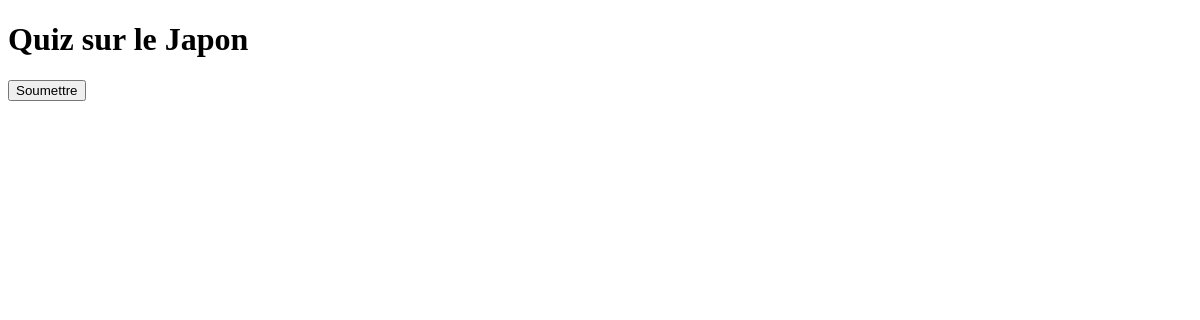
Before: /nouvelle_page_japon.php with the older database file.
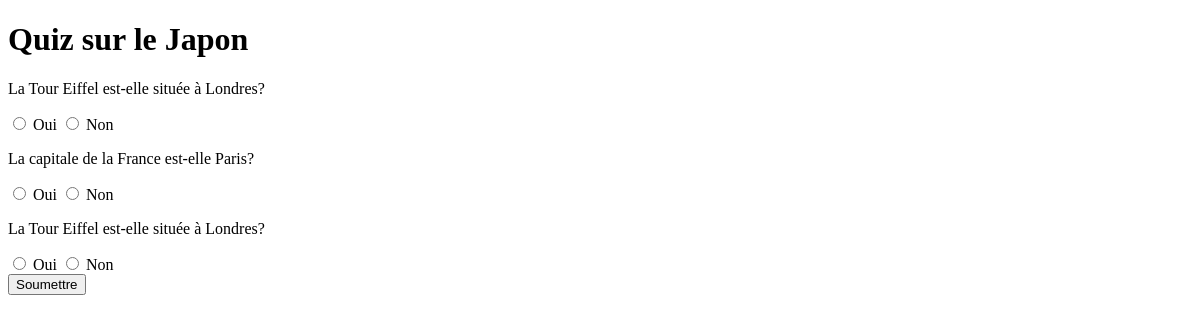
After: the same page with the newer database file.
### tables this page shows
CREATE TABLE questions (
        id INTEGER PRIMARY KEY,
        question TEXT);

### nouvelle_page_japon.php (the view, shortened to what this page needs)
<!DOCTYPE html>
<html lang="fr">
<head>
</head>
<body>
    <h1>Quiz sur le Japon</h1>
    <form action="process_japon.php" method="post">
        <?php
        try {
            $file_db = new PDO('sqlite:contacts.sqlite3');
            $file_db->setAttribute(PDO::ATTR_ERRMODE, PDO::ERRMODE_WARNING);
            $questions = $file_db->query("SELECT * FROM questions WHERE id BETWEEN 4 AND 6")->fetchAll(PDO::FETCH_ASSOC);
            foreach ($questions as $question) {
                echo '<p>' . $question['question'] . '</p>';
                echo '<input type="radio" name="question_' . $question['id'] . '" value="1"> Oui ';
                echo '<input type="radio" name="question_' . $question['id'] . '" value="0"> Non <br>';
            }
        } catch (PDOException $ex) {
            echo $ex->getMessage();
        }
        ?>
        <input type="submit" value="Soumettre">
    </form>
</body>
</html>

Changed rows visible on the page:
added questions: question "La Tour Eiffel est-elle située à Londres?"
added questions: question "La capitale de la France est-elle Paris?"
added questions: question "La Tour Eiffel est-elle située à Londres?"
